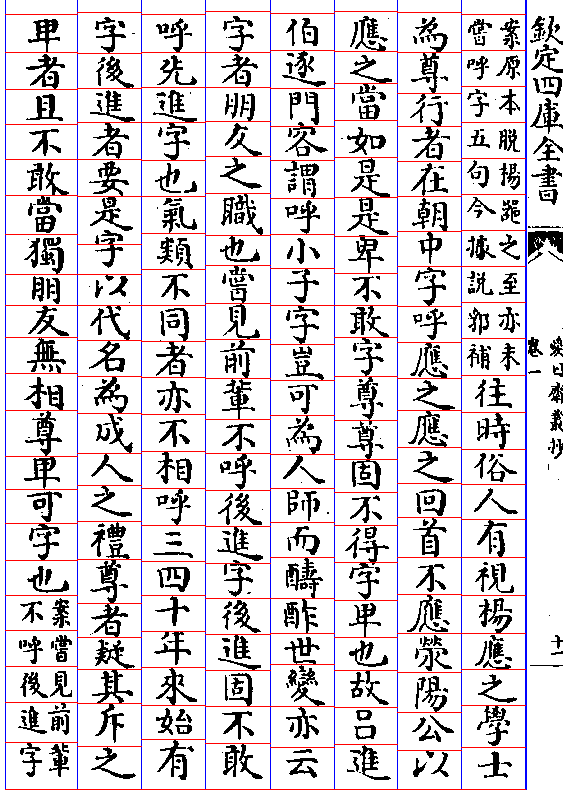
#> input picture Res/四库全书_愛日齋叢抄_愛日齋叢鈔 卷一_[001-11b]_cut.png, 566 x 790 px
$ python -i Cutter_Eraser.py   (imports and definitions only)
#> lines starting #> are read from the running program, lines starting #| are printed output that depends on the picture; after the words box and inside, x2 and y2 are one past the last pixel; in counts of white or black regions, pixels touching at a corner belong together
#> further down, picture is the input picture: shape (790, 566, 3); mean B, G, R 211.3, 207, 213.6
# -*- coding:utf-8 -*-
# @Author: Wei Yi

import cv2
import numpy as np
from Information import Information
import math
import time
import os
import re


class V_ColumnCutter:

    # [179 lines left out: functions __init__, toClear, getColumns, findWhite, backTrace, fun_Pi and 5 more, not called in this run]

    def getImgName(self):
        return self.img_name


class V_TextCutter:
    # [415 lines left out: functions __init__, decode, findWhite, backTrace, fun_Pi, fun_A and 10 more, not called in this run]

    def cutCol(self, st, fin):
        return self.decode(st, fin)


class Eraser:
    def __init__(self, img):
        self.gray = img
        self.shape = self.gray.shape
#> self.shape = (790, 566, 3)

    def eraserLine(self):
        pass

    def eraserLine_CV(self):
        low_threshold = 50
        high_threshold = 150
        edges = cv2.Canny(self.gray, low_threshold, high_threshold)
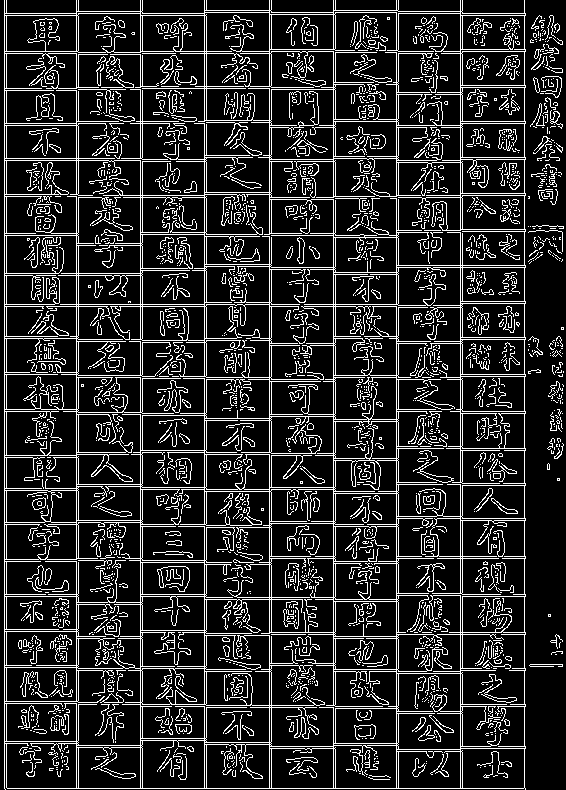
#> edges: shape (790, 566); 15.9% white in thin lines or dots
        rho = 1  # distance resolution in pixels of the Hough grid
        theta = np.pi / 180  # angular resolution in radians of the Hough grid
        threshold = 50  # minimum number of votes (intersections in Hough grid cell)
        min_line_length = 50  # minimum number of pixels making up a line
        max_line_gap = 1  # maximum gap in pixels between connectable line segments
        # line_image = np.copy(self.gray) * 0  # creating a blank to draw lines on

        # Run Hough on edge detected image
        # Output "lines" is an array containing endpoints of detected line segments
        lines = cv2.HoughLinesP(edges, rho, theta, threshold, np.array([]),
                                min_line_length, max_line_gap)
#> lines = 50 rows, first 6: [396, 788, 396, 0], [333, 788, 333, 0], [4, 788, 4, 0], [460, 788, 460, 0], [142, 788, 142, 0], [269, 788, 269, 0]
        for line in lines:
            for x1, y1, x2, y2 in line:
                if x1 == x2 and y1 - y2 >= 50:
                    cv2.line(self.gray, (x1 - 2, 0), (x2 - 2, self.shape[0] - 1), (255, 255, 255), 1)
                    cv2.line(self.gray, (x1, 0), (x2, self.shape[0] - 1), (255, 255, 255), 5)
                    cv2.line(self.gray, (x1 + 2, 0), (x2 + 2, self.shape[0] - 1), (255, 255, 255), 1)
#> this loop made 50 passes
#> line on passes 1 to 12: [[396, 788, 396, 0]], [[333, 788, 333, 0]], [[4, 788, 4, 0]], [[460, 788, 460, 0]], [[142, 788, 142, 0]], [[269, 788, 269, 0]], [[524, 787, 524, 0]], [[204, 788, 204, 0]], [[6, 787, 6, 0]], [[76, 788, 76, 0]], [[206, 788, 206, 0]], [[462, 788, 462, 0]]
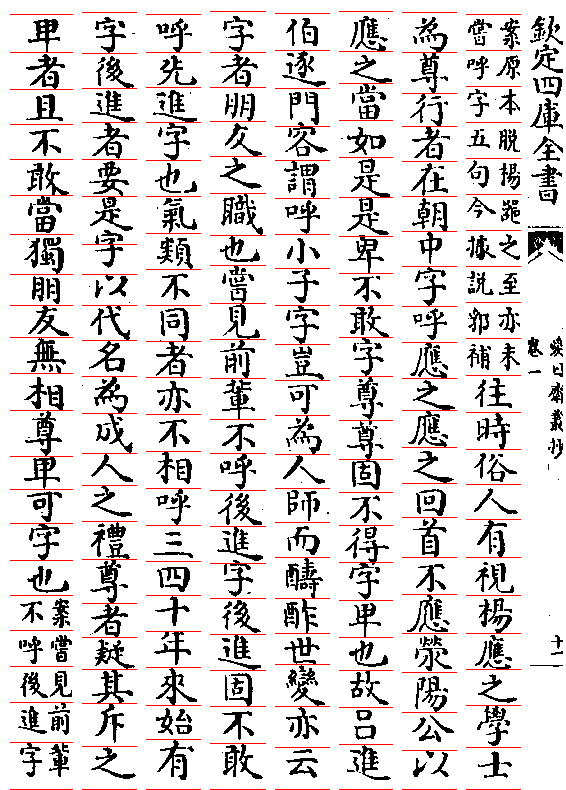
#> self.gray: shape (790, 566, 3); 2.08% of pixels changed, all inside (x1, y1, x2, y2) = (5, 0, 527, 790)
        cv2.line(self.gray, (0, 0), (0, self.shape[0] - 1), (255, 255, 255), 3)
        cv2.line(self.gray, (self.shape[1] - 1, 0), (self.shape[1] - 1, self.shape[0] - 1), (255, 255, 255), 3)

        low_threshold = 50
        high_threshold = 150
        edges = cv2.Canny(self.gray, low_threshold, high_threshold)
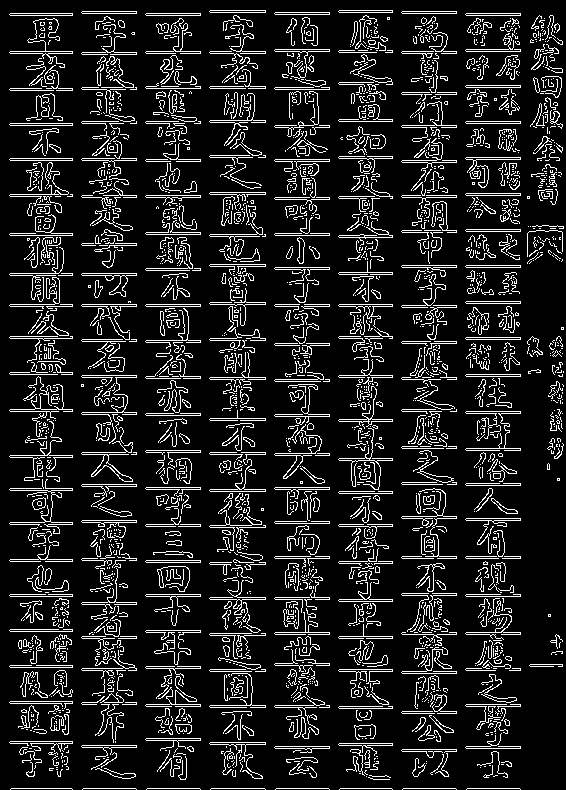
#> edges: shape (790, 566); 12.5% white in thin lines or dots
        rho = 1  # distance resolution in pixels of the Hough grid
        theta = np.pi / 180  # angular resolution in radians of the Hough grid
        threshold = 50  # minimum number of votes (intersections in Hough grid cell)
        min_line_length = 50  # minimum number of pixels making up a line
        max_line_gap = 50  # maximum gap in pixels between connectable line segments
        # line_image = np.copy(self.gray) * 0  # creating a blank to draw lines on

        # Run Hough on edge detected image
        # Output "lines" is an array containing endpoints of detected line segments
        lines = cv2.HoughLinesP(edges, rho, theta, threshold, np.array([]),
                                min_line_length, max_line_gap)
#> lines = 370 rows, first 6: [11, 788, 519, 788], [10, 51, 338, 51], [10, 304, 431, 304], [402, 13, 520, 13], [10, 306, 401, 306], [178, 776, 178, 13]
        for line in lines:
            for x1, y1, x2, y2 in line:
                if y1 == y2:
                    if y1 > 50 and y1 < self.shape[0] - 50:
                        continue
                    cv2.line(self.gray, (0, y1), (self.shape[1] - 1, y2), (255, 255, 255), 5)
#> this loop made 370 passes
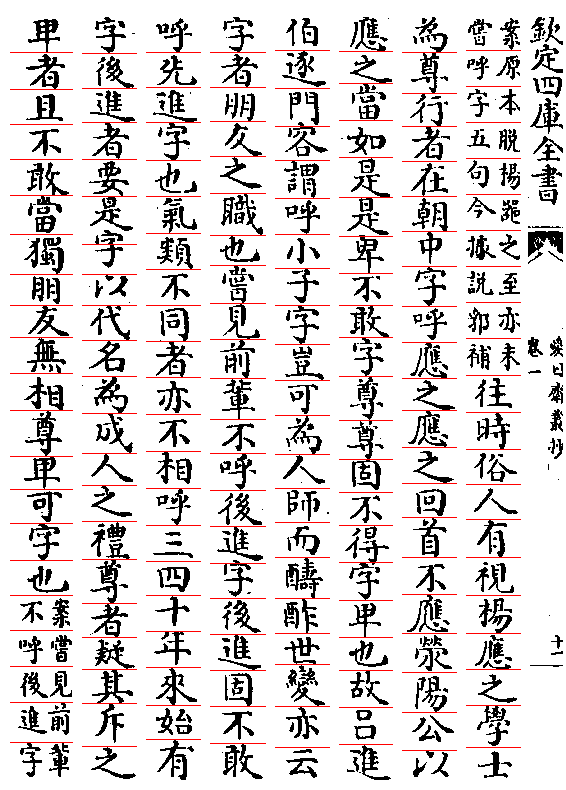
#> self.gray: shape (790, 566, 3); 0.2% of pixels changed, all inside (x1, y1, x2, y2) = (10, 11, 554, 790)
        cv2.line(self.gray, (0, 5), (self.shape[1] - 1, 5), (255, 255, 255), 10)
        cv2.line(self.gray, (0, self.shape[0] - 5), (self.shape[1] - 1, self.shape[0] - 5), (255, 255, 255), 10)
        return self.gray

>>> import cv2
>>> picture = cv2.imread('Res/四库全书_愛日齋叢抄_愛日齋叢鈔 卷一_[001-11b]_cut.png')
>>> result = Eraser(picture).eraserLine_CV()
